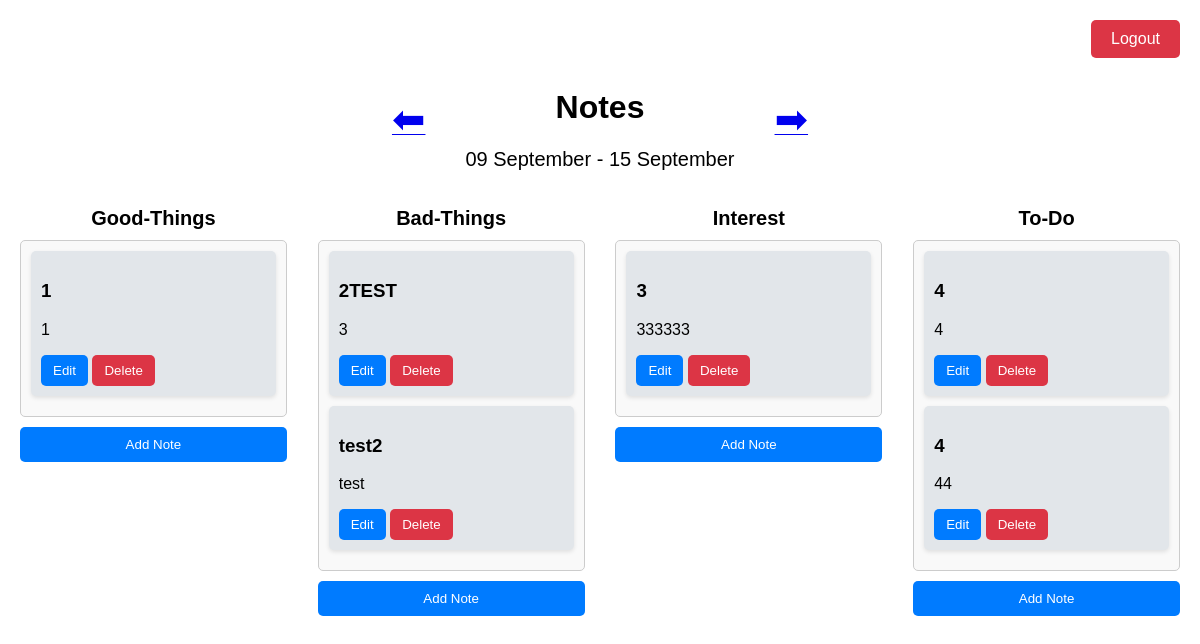
/notes/ (signed in), run on an earlier commit of the app's database.
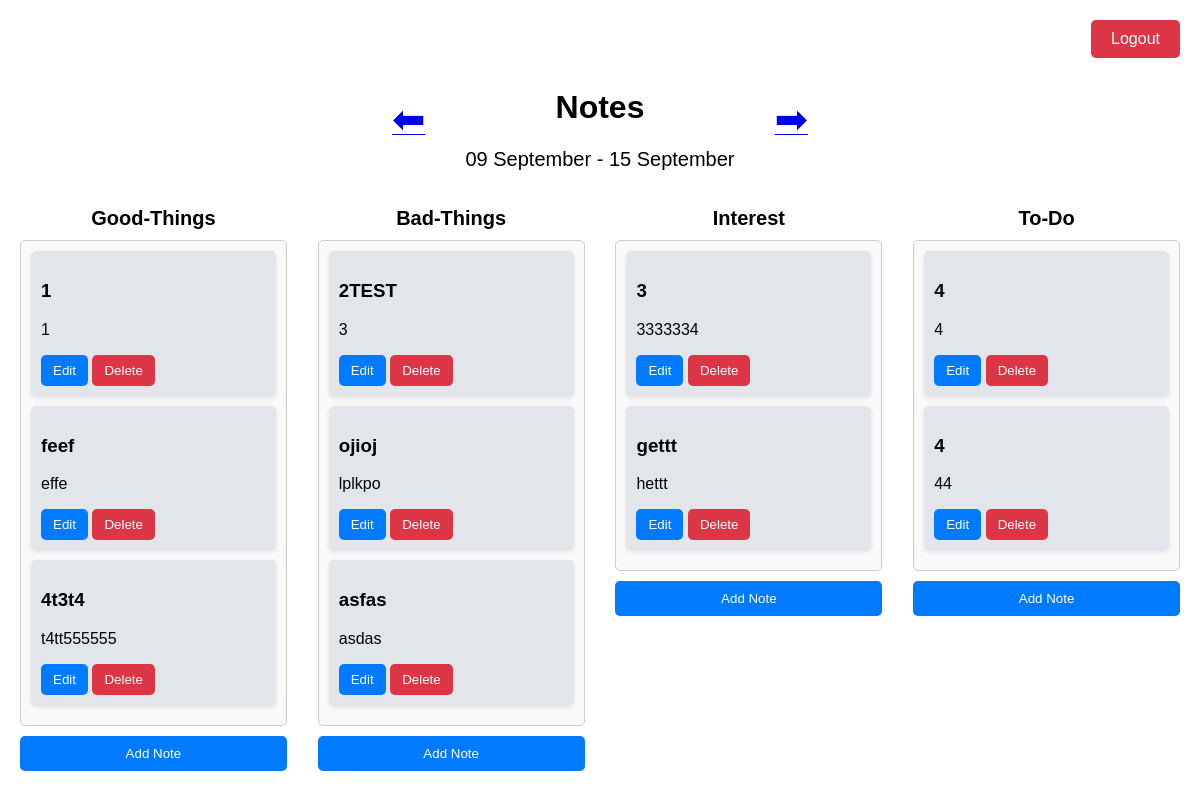
And on a later commit of the database.
### app/models.py (models this page shows, shortened)
class Category(models.Model):
    name = models.CharField(max_length=255, unique=True)

class Note(models.Model):
    user = models.ForeignKey(User, on_delete=models.CASCADE)
    title = models.CharField(max_length=255)
    content = models.TextField()
    created_at = models.DateTimeField(auto_now_add=True)
    category = models.ForeignKey(Category, on_delete=models.SET_NULL, null=True, blank=True)

### app/views.py (the view)
# urls.py: path('notes/', NotesView.as_view(), name='notes'),
class NotesView(LoginRequiredMixin, FormView):
    template_name = 'notes.html'
    form_class = NoteForm
    success_url = reverse_lazy('notes')
    def get_context_data(self, **kwargs):
        context = super().get_context_data(**kwargs)
        week_offset = int(self.request.GET.get('week', 0))
        today = now().date()
        start_of_week = today - timedelta(days=today.weekday()) + timedelta(weeks=week_offset)
        end_of_week = start_of_week + timedelta(days=6)
        notes = Note.objects.filter(
            user=self.request.user,
            created_at__date__gte=start_of_week,
            created_at__date__lte=end_of_week
        )
        categories = Category.objects.all()
        notes_by_category = {}
        for category in categories:
            notes_by_category[category.name] = notes.filter(category=category)
        context['categories'] = categories
        context['notes_by_category'] = notes_by_category
        context['start_of_week'] = start_of_week
        context['end_of_week'] = end_of_week
        context['week_offset'] = week_offset
        return context

### app/templates/notes.html (shortened to what this page needs)
<!DOCTYPE html>
<html lang="en">
<head>
    {% load static %}
    <link rel="stylesheet" href="{% static 'notes.css' %}">
</head>
<body>
    <div class="logout-container">
        <button class="logout-button" onclick="window.location.href='{% url 'logout' %}'">Logout</button>
    </div>
    <div class="header">
        <div class="week-arrows">
            <a href="?week={{ week_offset|add:-1 }}">
                <span class="arrow" id="prev-week">⬅</span>
            </a>
        </div>
        <div class="date-container">
            <h1>Notes</h1>
            <div class="date" id="current-week">
                {{ start_of_week|date:"d F" }} - {{ end_of_week|date:"d F" }}
            </div>
        </div>
        <div class="week-arrows">
            <a href="?week={{ week_offset|add:1 }}">
                <span class="arrow" id="next-week">➡</span>
            </a>
        </div>
    </div>
    <div class="notes-container">
        {% for category, notes in notes_by_category.items %}
            <div class="notes-category">
                <h2>{{ category|title }}</h2>
                <div class="note-row" id="{{ category }}">
                    {% for note in notes %}
                        <div class="note">
                            <h3>{{ note.title }}</h3>
                            <p>{{ note.content }}</p>
                            <button class="edit-note" onclick="openEditModal({{ note.id }}, '{{ note.title }}', '{{ note.content }}')">Edit</button>
                            <button class="delete-note" onclick="openDeleteModal({{ note.id }}, '{{ note.title }}')">Delete</button>
                        </div>
                    {% empty %}
                        <p>No notes in this category yet.</p>
                    {% endfor %}
                </div>
                <button class="add-note" data-category="{{ category }}">Add Note</button>
            </div>
        {% endfor %}
    </div>
</body>
</html>

### app/static/notes.css (style rules this page uses)
body { font-family: Arial, sans-serif; margin: 20px; }
.logout-container { display: flex; justify-content: flex-end; margin-bottom: 10px; }
.logout-button { background-color: #dc3545; color: white; border: none; padding: 10px 20px; cursor: pointer; font-size: 16px; border-radius: 5px; transition: background-color 0.3s; }
.header { display: flex; justify-content: center; align-items: center; margin-bottom: 20px; text-align: center; position: relative; }
.date-container { display: flex; flex-direction: column; align-items: center; }
.week-arrows { display: flex; justify-content: center; align-items: center; margin: 0 20px; }
.arrow { font-size: 40px; cursor: pointer; padding: 0 20px; }
.date { font-size: 20px; text-align: center; }
.notes-container { display: flex; justify-content: space-between; gap: 20px; }
.notes-category { width: 23%; }
.notes-category h2 { font-size: 20px; text-align: center; margin-bottom: 10px; }
.note-row { border: 1px solid #ccc; padding: 10px; min-height: 150px; background-color: #f9f9f9; margin-bottom: 10px; display: flex; flex-direction: column; justify-content: space-between; border-radius: 5px; }
.note { margin-bottom: 10px; background-color: #e2e6ea; padding: 10px; border-radius: 5px; box-shadow: 0 2px 4px rgba(0, 0, 0, 0.1); }
.edit-note, .delete-note { background-color: #007bff; color: white; border: none; padding: 8px 12px; cursor: pointer; border-radius: 5px; transition: background-color 0.3s, transform 0.2s; }
.delete-note { background-color: #dc3545; }
.add-note { background-color: #007bff; color: white; border: none; padding: 10px; cursor: pointer; width: 100%; margin-top: auto; text-align: center; border-radius: 5px; transition: background-color 0.3s; }

What changed in the data, as far as the page shows it:
removed Note: title "test2", content "test", shown under "Bad-Things"
added Note: title "feef", content "effe", shown under "Good-Things"
added Note: title "4t3t4", content "t4tt555555", shown under "Good-Things"
added Note: title "ojioj", content "lplkpo", shown under "Bad-Things"
added Note: title "asfas", content "asdas", shown under "Bad-Things"
changed Note (number 7 of 10 on the later page): content "333333" → "3333334"
added Note: title "gettt", content "hettt", shown under "Interest"
